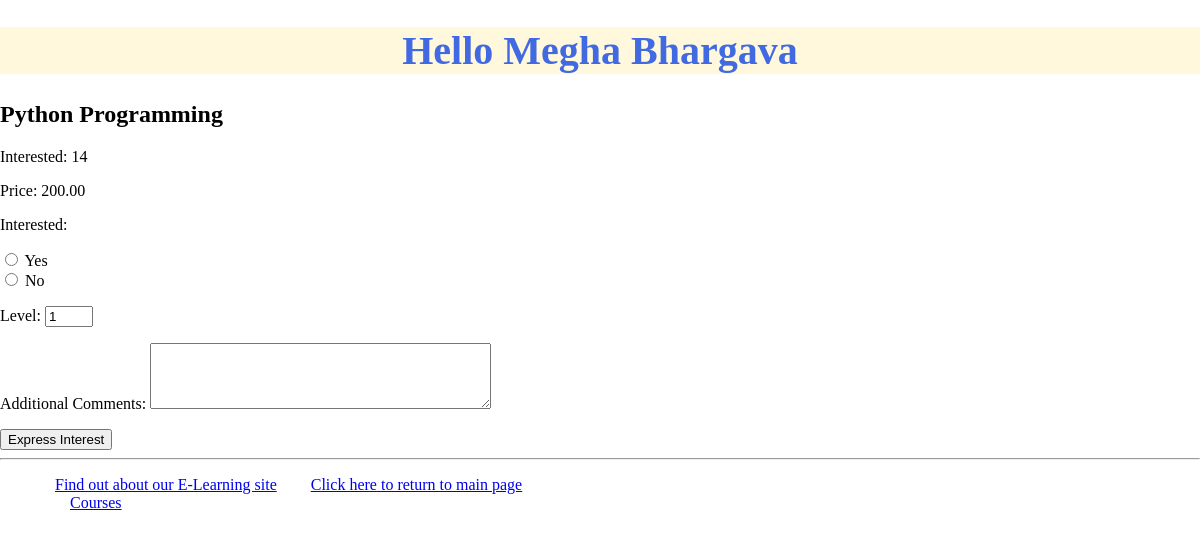
Screenshot of /myappF23/courses/1 with the database file from the repository.
### myappF23/models.py (models this page shows, shortened)
class Course(models.Model):
    COURSE_LEVEL_CHOICES = [
        (1, 'Beginner'),
        (2, 'Intermediate'),
        (3, 'Advanced'), ]
    title = models.CharField(max_length=200)
    description = models.TextField()
    instructor = models.ForeignKey(Instructor,on_delete=models.CASCADE)
    categories = models.ForeignKey(Category,on_delete=models.CASCADE)
    students = models.ManyToManyField(Student, blank=True)
    start_date = models.DateField()
    end_date = models.DateField()
    price = models.DecimalField(max_digits=10, decimal_places=2)
    levels = models.PositiveIntegerField(choices=COURSE_LEVEL_CHOICES,default=1)
    interested= models.PositiveIntegerField(default=0)

### myappF23/views.py (the view, shortened to what this page needs)
# urls.py: path(r'courses/<course_id>',views.coursedetail,name="courses_detail"),
def coursedetail(request, course_id):
    course = get_object_or_404(Course, pk=course_id)
    form = InterestForm()
    return render(request,'myappF23/coursedetail.html',{'course':course,'form':form})

### myappF23/forms.py
class InterestForm(forms.Form):
    CHOICES = [(1, 'Yes'), (0, 'No')]
    interested = forms.ChoiceField(widget=forms.RadioSelect(attrs={'class': 'radio-input'}),choices=CHOICES, required=True)
    level=forms.IntegerField(min_value=1,max_value=5,initial=1)
    additional_comments=forms.CharField(label='Additional Comments',widget=forms.Textarea(attrs={'rows': 4, 'cols': 40}),required=False)

### myappF23/templates/myappF23/coursedetail.html (shortened to what this page needs)
{% extends 'myappF23/base.html' %}
{% block myhdg %}
Hello Megha Bhargava
{% endblock %}
{% block body_block %}
<h2>{{ course.title }}</h2>
<p>Interested: {{ course.interested }}</p>
<p>Price: {{ course.price }}</p>
<form method="post" >
    {{ form.as_p }}
    <button type="submit">Express Interest</button>
</form>
{% endblock%}

### myappF23/static/style.css (style rules this page uses)
body { margin: 0px; padding: 0px; }

### rows the page displays
Course: title "Python Programming", interested "14", price "200.00"
